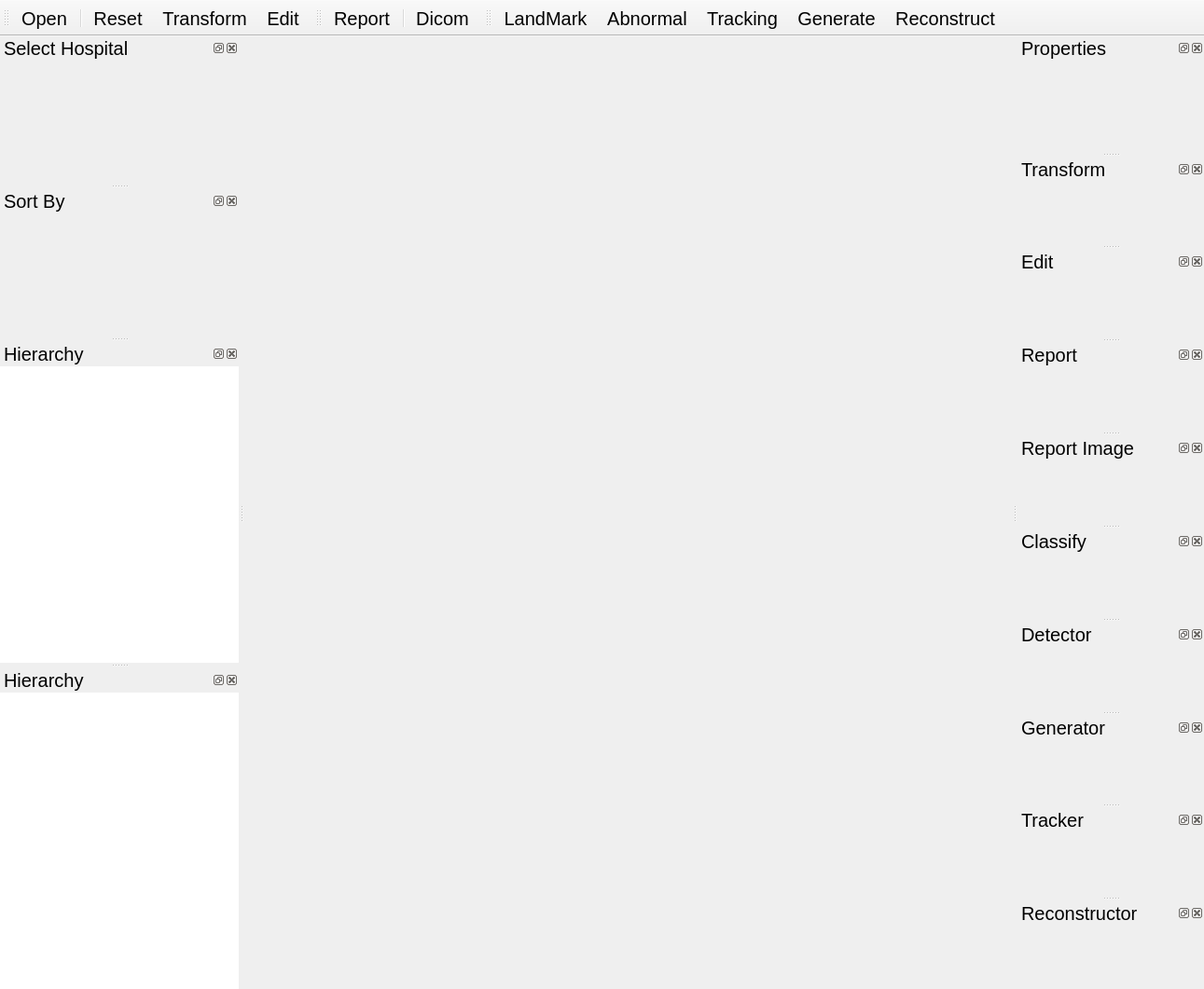
<?xml version="1.0" encoding="UTF-8"?>
<ui version="4.0">
 <class>MainWindow</class>
 <widget class="QMainWindow" name="MainWindow">
  <property name="geometry">
   <rect>
    <x>0</x>
    <y>0</y>
    <width>1291</width>
    <height>1061</height>
   </rect>
  </property>
  <property name="windowTitle">
   <string>MainWindow</string>
  </property>
  <property name="styleSheet">
   <string notr="true">font-size: 20px;</string>
  </property>
  <widget class="QWidget" name="centralwidget">
   <layout class="QVBoxLayout" name="verticalLayout">
    <property name="spacing">
     <number>0</number>
    </property>
    <property name="leftMargin">
     <number>0</number>
    </property>
    <property name="topMargin">
     <number>0</number>
    </property>
    <property name="rightMargin">
     <number>0</number>
    </property>
    <property name="bottomMargin">
     <number>0</number>
    </property>
    <item>
     <widget class="QStackedWidget" name="stackedWidget">
      <property name="lineWidth">
       <number>0</number>
      </property>
      <widget class="QWidget" name="display3d">
       <layout class="QVBoxLayout" name="image3dLayout">
        <property name="spacing">
         <number>0</number>
        </property>
        <property name="leftMargin">
         <number>0</number>
        </property>
        <property name="topMargin">
         <number>0</number>
        </property>
        <property name="rightMargin">
         <number>0</number>
        </property>
        <property name="bottomMargin">
         <number>0</number>
        </property>
       </layout>
      </widget>
      <widget class="QWidget" name="displayGraphic">
       <layout class="QVBoxLayout" name="imageGraphicLayout">
        <property name="spacing">
         <number>0</number>
        </property>
        <property name="leftMargin">
         <number>0</number>
        </property>
        <property name="topMargin">
         <number>0</number>
        </property>
        <property name="rightMargin">
         <number>0</number>
        </property>
        <property name="bottomMargin">
         <number>0</number>
        </property>
       </layout>
      </widget>
     </widget>
    </item>
   </layout>
  </widget>
  <widget class="QToolBar" name="toolBar_1">
   <property name="enabled">
    <bool>true</bool>
   </property>
   <property name="windowTitle">
    <string>toolBar</string>
   </property>
   <property name="orientation">
    <enum>Qt::Horizontal</enum>
   </property>
   <property name="iconSize">
    <size>
     <width>60</width>
     <height>60</height>
    </size>
   </property>
   <property name="toolButtonStyle">
    <enum>Qt::ToolButtonTextUnderIcon</enum>
   </property>
   <attribute name="toolBarArea">
    <enum>TopToolBarArea</enum>
   </attribute>
   <attribute name="toolBarBreak">
    <bool>false</bool>
   </attribute>
   <addaction name="actionOpen_Folder"/>
   <addaction name="separator"/>
   <addaction name="actionReset"/>
   <addaction name="actionTransform"/>
   <addaction name="actionEdit"/>
  </widget>
  <widget class="QDockWidget" name="dockReportHeader">
   <property name="minimumSize">
    <size>
     <width>200</width>
     <height>100</height>
    </size>
   </property>
   <property name="features">
    <set>QDockWidget::AllDockWidgetFeatures</set>
   </property>
   <property name="windowTitle">
    <string>Select Hospital</string>
   </property>
   <attribute name="dockWidgetArea">
    <number>1</number>
   </attribute>
   <widget class="QWidget" name="dockReportHeaderWidgetContents">
    <layout class="QVBoxLayout" name="LayoutReportHeader"/>
   </widget>
  </widget>
  <widget class="QDockWidget" name="dockReportHeader2">
   <property name="minimumSize">
    <size>
     <width>200</width>
     <height>100</height>
    </size>
   </property>
   <property name="features">
    <set>QDockWidget::AllDockWidgetFeatures</set>
   </property>
   <property name="windowTitle">
    <string>Sort By</string>
   </property>
   <attribute name="dockWidgetArea">
    <number>1</number>
   </attribute>
   <widget class="QWidget" name="dockReportHeader2WidgetContents">
    <layout class="QVBoxLayout" name="LayoutReportHeader2"/>
   </widget>
  </widget>
  <widget class="QDockWidget" name="dockHierarchyReport">
   <property name="features">
    <set>QDockWidget::AllDockWidgetFeatures</set>
   </property>
   <property name="windowTitle">
    <string>Hierarchy</string>
   </property>
   <attribute name="dockWidgetArea">
    <number>1</number>
   </attribute>
   <widget class="QWidget" name="dockWidgetContents">
    <property name="styleSheet">
     <string notr="true"/>
    </property>
    <layout class="QVBoxLayout" name="LayoutHierarchyReport">
     <property name="spacing">
      <number>0</number>
     </property>
     <property name="leftMargin">
      <number>0</number>
     </property>
     <property name="topMargin">
      <number>0</number>
     </property>
     <property name="rightMargin">
      <number>0</number>
     </property>
     <property name="bottomMargin">
      <number>0</number>
     </property>
     <item>
      <widget class="QTreeView" name="treeViewReport">
       <property name="frameShape">
        <enum>QFrame::NoFrame</enum>
       </property>
      </widget>
     </item>
    </layout>
   </widget>
  </widget>
  <widget class="QDockWidget" name="dockHierarchy">
   <property name="features">
    <set>QDockWidget::AllDockWidgetFeatures</set>
   </property>
   <property name="windowTitle">
    <string>Hierarchy</string>
   </property>
   <attribute name="dockWidgetArea">
    <number>1</number>
   </attribute>
   <widget class="QWidget" name="dockWidgetContents">
    <property name="styleSheet">
     <string notr="true"/>
    </property>
    <layout class="QVBoxLayout" name="LayoutHierarchy">
     <property name="spacing">
      <number>0</number>
     </property>
     <property name="leftMargin">
      <number>0</number>
     </property>
     <property name="topMargin">
      <number>0</number>
     </property>
     <property name="rightMargin">
      <number>0</number>
     </property>
     <property name="bottomMargin">
      <number>0</number>
     </property>
     <item>
      <widget class="QTreeView" name="treeView">
       <property name="frameShape">
        <enum>QFrame::NoFrame</enum>
       </property>
      </widget>
     </item>
    </layout>
   </widget>
  </widget>
  <widget class="QDockWidget" name="dockProperties">
   <property name="minimumSize">
    <size>
     <width>200</width>
     <height>58</height>
    </size>
   </property>
   <property name="features">
    <set>QDockWidget::AllDockWidgetFeatures</set>
   </property>
   <property name="windowTitle">
    <string>Properties</string>
   </property>
   <attribute name="dockWidgetArea">
    <number>2</number>
   </attribute>
   <widget class="QWidget" name="dockWidgetContents_2">
    <layout class="QVBoxLayout" name="LayoutProperties">
     <property name="spacing">
      <number>0</number>
     </property>
     <property name="leftMargin">
      <number>0</number>
     </property>
     <property name="topMargin">
      <number>0</number>
     </property>
     <property name="rightMargin">
      <number>0</number>
     </property>
     <property name="bottomMargin">
      <number>0</number>
     </property>
     <item>
      <widget class="QLabel" name="labelProperties">
       <property name="text">
        <string/>
       </property>
      </widget>
     </item>
    </layout>
   </widget>
  </widget>
  <widget class="QDockWidget" name="dockTransform">
   <property name="features">
    <set>QDockWidget::AllDockWidgetFeatures</set>
   </property>
   <property name="windowTitle">
    <string>Transform</string>
   </property>
   <attribute name="dockWidgetArea">
    <number>2</number>
   </attribute>
   <widget class="QWidget" name="dockWidgetContents_3">
    <layout class="QVBoxLayout" name="LayoutTransform"/>
   </widget>
  </widget>
  <widget class="QDockWidget" name="dockEdit">
   <property name="features">
    <set>QDockWidget::AllDockWidgetFeatures</set>
   </property>
   <property name="windowTitle">
    <string>Edit</string>
   </property>
   <attribute name="dockWidgetArea">
    <number>2</number>
   </attribute>
   <widget class="QWidget" name="dockWidgetContents_4">
    <layout class="QVBoxLayout" name="LayoutEdit"/>
   </widget>
  </widget>
  <widget class="QDockWidget" name="dockReport">
   <property name="features">
    <set>QDockWidget::AllDockWidgetFeatures</set>
   </property>
   <property name="windowTitle">
    <string>Report</string>
   </property>
   <attribute name="dockWidgetArea">
    <number>2</number>
   </attribute>
   <widget class="QWidget" name="dockWidgetContents_5">
    <layout class="QVBoxLayout" name="LayoutReport"/>
   </widget>
  </widget>
  <widget class="QToolBar" name="toolBar_2">
   <property name="windowTitle">
    <string>toolBar_2</string>
   </property>
   <property name="iconSize">
    <size>
     <width>60</width>
     <height>60</height>
    </size>
   </property>
   <property name="toolButtonStyle">
    <enum>Qt::ToolButtonTextUnderIcon</enum>
   </property>
   <attribute name="toolBarArea">
    <enum>TopToolBarArea</enum>
   </attribute>
   <attribute name="toolBarBreak">
    <bool>false</bool>
   </attribute>
   <addaction name="actionReport"/>
   <addaction name="separator"/>
   <addaction name="actionExport"/>
  </widget>
  <widget class="QDockWidget" name="dockReportMain">
   <property name="windowTitle">
    <string>Report Image</string>
   </property>
   <attribute name="dockWidgetArea">
    <number>2</number>
   </attribute>
   <widget class="QWidget" name="dockWidgetContents_8">
    <layout class="QVBoxLayout" name="LayoutReportMain"/>
   </widget>
  </widget>
  <widget class="QDockWidget" name="dockClassify">
   <property name="features">
    <set>QDockWidget::AllDockWidgetFeatures</set>
   </property>
   <property name="windowTitle">
    <string>Classify</string>
   </property>
   <attribute name="dockWidgetArea">
    <number>2</number>
   </attribute>
   <widget class="QWidget" name="dockWidgetContents_6">
    <layout class="QVBoxLayout" name="LayoutClassify"/>
   </widget>
  </widget>
  <widget class="QDockWidget" name="dockDetector">
   <property name="features">
    <set>QDockWidget::AllDockWidgetFeatures</set>
   </property>
   <property name="windowTitle">
    <string>Detector</string>
   </property>
   <attribute name="dockWidgetArea">
    <number>2</number>
   </attribute>
   <widget class="QWidget" name="dockWidgetContents_7">
    <layout class="QVBoxLayout" name="LayoutDetector"/>
   </widget>
  </widget>
  <widget class="QToolBar" name="toolBar_3">
   <property name="windowTitle">
    <string>toolBar_3</string>
   </property>
   <property name="iconSize">
    <size>
     <width>60</width>
     <height>60</height>
    </size>
   </property>
   <property name="toolButtonStyle">
    <enum>Qt::ToolButtonTextUnderIcon</enum>
   </property>
   <attribute name="toolBarArea">
    <enum>TopToolBarArea</enum>
   </attribute>
   <attribute name="toolBarBreak">
    <bool>false</bool>
   </attribute>
   <addaction name="actionClassify"/>
   <addaction name="actionDetector"/>
   <addaction name="actionTracking"/>
   <addaction name="actionGenerate"/>
   <addaction name="actionReconstruct"/>
  </widget>
  <widget class="QToolBar" name="toolBar_4">
   <property name="windowTitle">
    <string>toolBar</string>
   </property>
   <property name="layoutDirection">
    <enum>Qt::RightToLeft</enum>
   </property>
   <property name="movable">
    <bool>false</bool>
   </property>
   <property name="allowedAreas">
    <set>Qt::RightToolBarArea|Qt::TopToolBarArea</set>
   </property>
   <property name="iconSize">
    <size>
     <width>60</width>
     <height>60</height>
    </size>
   </property>
   <property name="floatable">
    <bool>false</bool>
   </property>
   <attribute name="toolBarArea">
    <enum>TopToolBarArea</enum>
   </attribute>
   <attribute name="toolBarBreak">
    <bool>false</bool>
   </attribute>
  </widget>
  <widget class="QDockWidget" name="dockGenerator">
   <property name="windowTitle">
    <string>Generator</string>
   </property>
   <attribute name="dockWidgetArea">
    <number>2</number>
   </attribute>
   <widget class="QWidget" name="dockWidgetContents_8">
    <layout class="QVBoxLayout" name="LayoutGenerator"/>
   </widget>
  </widget>
  <widget class="QDockWidget" name="dockTracker">
   <property name="windowTitle">
    <string>Tracker</string>
   </property>
   <attribute name="dockWidgetArea">
    <number>2</number>
   </attribute>
   <widget class="QWidget" name="dockWidgetContents_9">
    <layout class="QVBoxLayout" name="LayoutTracker"/>
   </widget>
  </widget>
  <widget class="QDockWidget" name="dockReconstructor">
   <property name="windowTitle">
    <string>Reconstructor</string>
   </property>
   <attribute name="dockWidgetArea">
    <number>2</number>
   </attribute>
   <widget class="QWidget" name="dockWidgetContents_10">
    <layout class="QVBoxLayout" name="LayoutReconstructor"/>
   </widget>
  </widget>
  <action name="actionOpen_Folder">
   <property name="icon">
    <iconset resource="../../resources.qrc">
     <normaloff>:/Icons/Resources/Icons/folder.svg</normaloff>:/Icons/Resources/Icons/folder.svg</iconset>
   </property>
   <property name="text">
    <string>Open</string>
   </property>
   <property name="shortcut">
    <string>Ctrl+Shift+O</string>
   </property>
  </action>
  <action name="actionReset">
   <property name="icon">
    <iconset resource="../../resources.qrc">
     <normaloff>:/Icons/Resources/Icons/refresh.svg</normaloff>:/Icons/Resources/Icons/refresh.svg</iconset>
   </property>
   <property name="text">
    <string>Reset</string>
   </property>
  </action>
  <action name="actionClassify">
   <property name="checkable">
    <bool>true</bool>
   </property>
   <property name="checked">
    <bool>false</bool>
   </property>
   <property name="icon">
    <iconset resource="../../resources.qrc">
     <normaloff>:/Icons/Resources/Icons/layers.svg</normaloff>:/Icons/Resources/Icons/layers.svg</iconset>
   </property>
   <property name="text">
    <string>LandMark</string>
   </property>
  </action>
  <action name="actionTransform">
   <property name="checkable">
    <bool>true</bool>
   </property>
   <property name="icon">
    <iconset resource="../../resources.qrc">
     <normaloff>:/Icons/Resources/Icons/contrast.svg</normaloff>:/Icons/Resources/Icons/contrast.svg</iconset>
   </property>
   <property name="text">
    <string>Transform</string>
   </property>
   <property name="toolTip">
    <string>Transform</string>
   </property>
  </action>
  <action name="actionEdit">
   <property name="checkable">
    <bool>true</bool>
   </property>
   <property name="icon">
    <iconset resource="../../resources.qrc">
     <normaloff>:/Icons/Resources/Icons/edit.svg</normaloff>:/Icons/Resources/Icons/edit.svg</iconset>
   </property>
   <property name="text">
    <string>Edit</string>
   </property>
   <property name="toolTip">
    <string>Edit</string>
   </property>
  </action>
  <action name="actionSave">
   <property name="icon">
    <iconset resource="../../resources.qrc">
     <normaloff>:/Icons/Resources/Icons/save.svg</normaloff>:/Icons/Resources/Icons/save.svg</iconset>
   </property>
   <property name="text">
    <string>Save</string>
   </property>
   <property name="toolTip">
    <string>Save</string>
   </property>
  </action>
  <action name="actionExport">
   <property name="icon">
    <iconset resource="../../resources.qrc">
     <normaloff>:/Icons/Resources/Icons/download.svg</normaloff>:/Icons/Resources/Icons/download.svg</iconset>
   </property>
   <property name="text">
    <string>Dicom</string>
   </property>
   <property name="toolTip">
    <string>Export</string>
   </property>
  </action>
  <action name="actionReport">
   <property name="checkable">
    <bool>true</bool>
   </property>
   <property name="icon">
    <iconset resource="../../resources.qrc">
     <normaloff>:/Icons/Resources/Icons/feed.svg</normaloff>:/Icons/Resources/Icons/feed.svg</iconset>
   </property>
   <property name="text">
    <string>Report</string>
   </property>
   <property name="toolTip">
    <string>Report</string>
   </property>
  </action>
  <action name="actionDetector">
   <property name="checkable">
    <bool>true</bool>
   </property>
   <property name="icon">
    <iconset resource="../../resources.qrc">
     <normaloff>:/Icons/Resources/Icons/maximise.svg</normaloff>:/Icons/Resources/Icons/maximise.svg</iconset>
   </property>
   <property name="text">
    <string>Abnormal</string>
   </property>
   <property name="toolTip">
    <string>Detector</string>
   </property>
  </action>
  <action name="actionTracking">
   <property name="checkable">
    <bool>true</bool>
   </property>
   <property name="icon">
    <iconset resource="../../resources.qrc">
     <normaloff>:/Icons/Resources/NewIcons/Tracking.svg</normaloff>:/Icons/Resources/NewIcons/Tracking.svg</iconset>
   </property>
   <property name="text">
    <string>Tracking</string>
   </property>
   <property name="toolTip">
    <string>Tracking</string>
   </property>
  </action>
  <action name="actionGenerate">
   <property name="checkable">
    <bool>true</bool>
   </property>
   <property name="icon">
    <iconset resource="../../resources.qrc">
     <normaloff>:/Icons/Resources/NewIcons/Generative.svg</normaloff>:/Icons/Resources/NewIcons/Generative.svg</iconset>
   </property>
   <property name="text">
    <string>Generate</string>
   </property>
   <property name="toolTip">
    <string>Generate</string>
   </property>
  </action>
  <action name="actionReconstruct">
   <property name="checkable">
    <bool>true</bool>
   </property>
   <property name="icon">
    <iconset resource="../../resources.qrc">
     <normaloff>:/Icons/Resources/NewIcons/Reconstruction.svg</normaloff>:/Icons/Resources/NewIcons/Reconstruction.svg</iconset>
   </property>
   <property name="text">
    <string>Reconstruct</string>
   </property>
   <property name="toolTip">
    <string>Reconstruct</string>
   </property>
  </action>
 </widget>
 <resources>
  <include location="../../resources.qrc"/>
 </resources>
 <connections/>
</ui>
